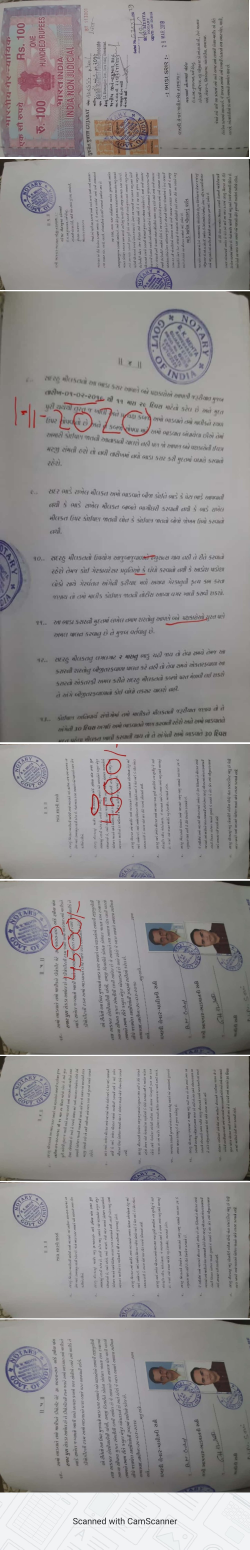
#> input picture input.png, 1000 x 6199 px (shown at 1/4 size)
$ python imagecircle.py
#> lines starting #> are read from the running program, lines starting #| are printed output that depends on the picture
import os
import glob

from PIL import Image, ImageDraw, ImageFilter

im = Image.open('input.png')
#> im is the input picture: PIL image 1000x6199 RGB; mean R, G, B 146.4, 144, 144.8
thumb_width = 550

def crop_center(pil_img, crop_width, crop_height):
    img_width, img_height = pil_img.size
    return pil_img.crop(((img_width - crop_width) // 2,
                         (img_height - crop_height) // 2,
                         (img_width + crop_width) // 2,
                         (img_height + crop_height) // 2))


def crop_max_square(pil_img):
    return crop_center(pil_img, min(pil_img.size), min(pil_img.size))
#> in crop_center, `return pil_img.crop(((img_width - crop_width) // 2, (img_height - crop..`:
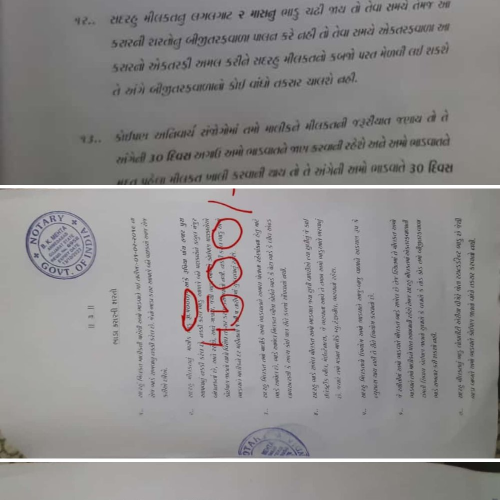
#> returned value: PIL image 1000x1000 RGB (shown at 1/2 size); mean R, G, B 142, 140.3, 140.7

def mask_circle_transparent(pil_img, blur_radius, offset=0):
    offset = blur_radius * 2 + offset
    mask = Image.new("L", pil_img.size, 0)
    draw = ImageDraw.Draw(mask)
    draw.ellipse((offset, offset, pil_img.size[0] - offset, pil_img.size[1] - offset), fill=255)
    mask = mask.filter(ImageFilter.GaussianBlur(blur_radius))

    result = pil_img.copy()
    result.putalpha(mask)

    return result


im_square = crop_max_square(im).resize((thumb_width, thumb_width), Image.LANCZOS)
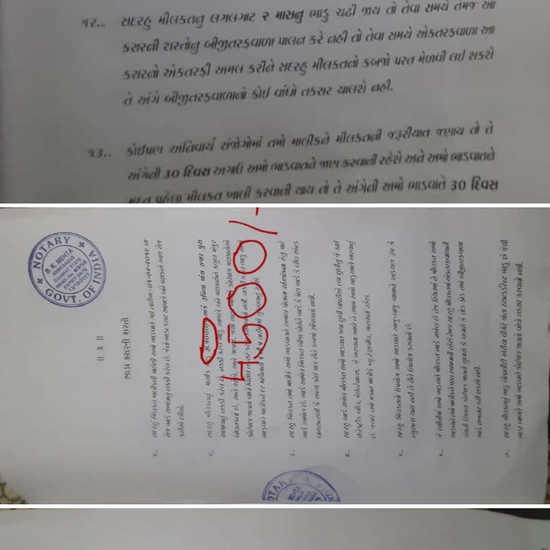
#> im_square: PIL image 550x550 RGB; mean R, G, B 141.9, 140.3, 140.6
im_thumb = mask_circle_transparent(im_square, 4)
#> in mask_circle_transparent, `mask = Image.new("L", pil_img.size, 0)`: mask: PIL image 550x550 L; every value is 0
#> in mask_circle_transparent, `mask = mask.filter(ImageFilter.GaussianBlur(blur_radius))`:
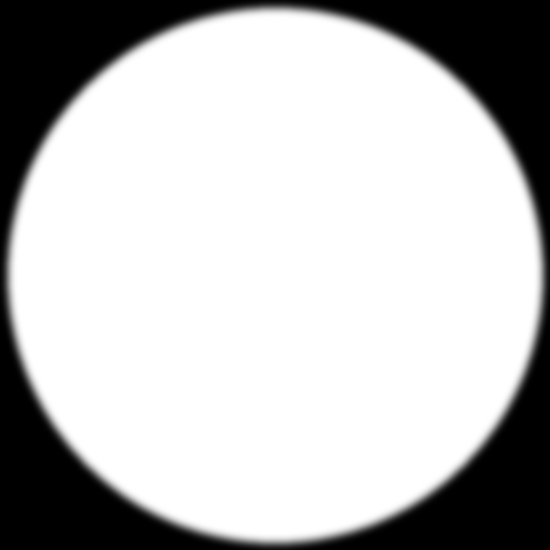
#> mask: PIL image 550x550 L; min 0, max 255, mean 189.4
#> in mask_circle_transparent, `result.putalpha(mask)`:
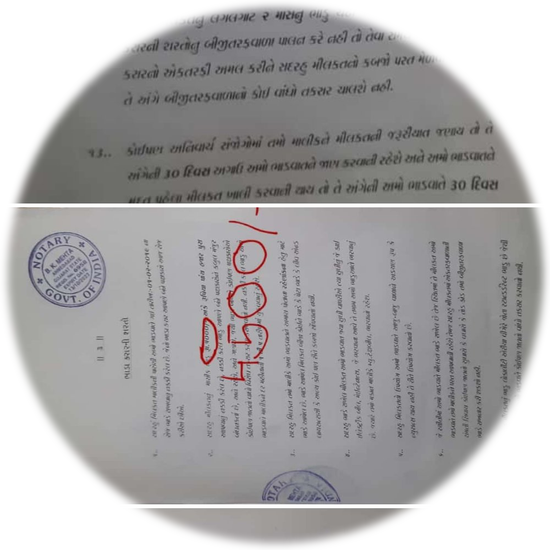
#> result: PIL image 550x550 RGBA; mean R, G, B, A 141.9, 140.3, 140.6, 189.4; transparent parts drawn white
im_thumb.save('circle.png')
